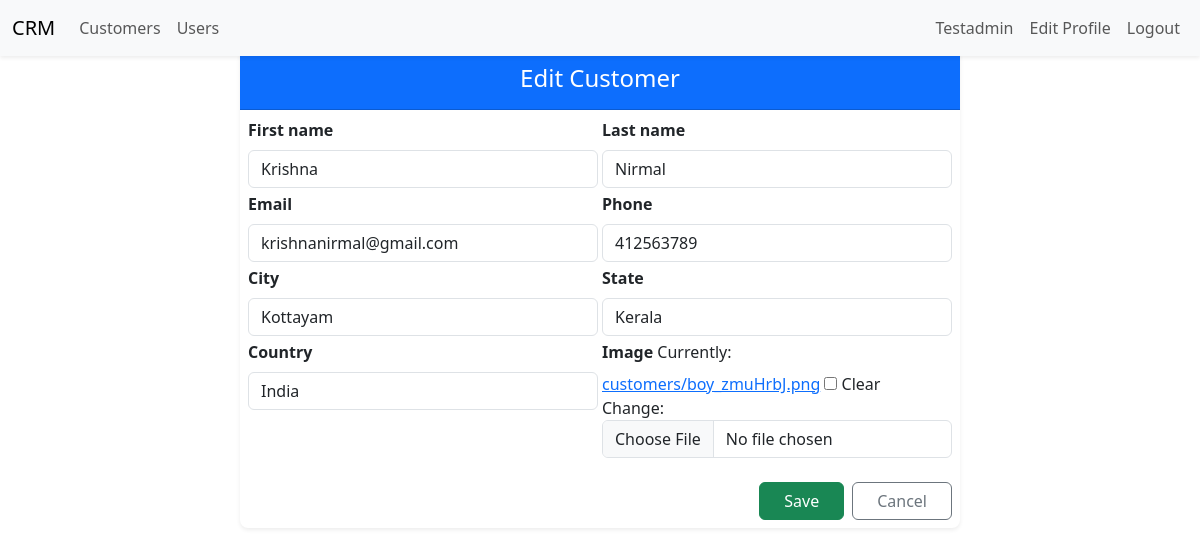
The app's page /customers/7/edit/ (signed in) with its own data.
### customer_app/models.py (models this page shows, shortened)
class Customer(models.Model):
    first_name = models.CharField(max_length=100)
    last_name = models.CharField(max_length=100, blank=True)
    email = models.EmailField(blank=True)
    phone = models.CharField(max_length=30, blank=True)
    city = models.CharField(max_length=100, blank=True)
    state = models.CharField(max_length=100, blank=True)
    country = models.CharField(max_length=100, blank=True)
    image = models.ImageField(upload_to='customers/', blank=True, null=True)
    created_at = models.DateTimeField(auto_now_add=True)
    updated_at = models.DateTimeField(auto_now=True)

### customer_app/views.py (the view)
# urls.py: path('customers/<int:pk>/edit/', views.customer_edit, name='customer_edit'),
@login_required
def customer_edit(request, pk):
    try:
        customer = get_object_or_404(Customer, pk=pk)
        if request.method == 'POST':
            form = CustomerForm(request.POST, request.FILES, instance=customer)
            if form.is_valid():
                form.save()
                return redirect('customer_list')
        else:
            form = CustomerForm(instance=customer)
        return render(request, 'customer_form.html', {'form': form, 'action': 'Edit'})
    except Exception as e:
        return HttpResponse(f"Error editing customer: {e}", status=500)

### customer_app/forms.py
class CustomerForm(forms.ModelForm):
    class Meta:
        model = Customer
        fields = ['first_name', 'last_name', 'email', 'phone', 'city', 'state', 'country', 'image']

### templates/customer_form.html (shortened to what this page needs)
{% extends 'base.html' %}
{% load widget_tweaks %}
{% block content %}
<div class="container mt-5">
    <div class="row justify-content-center">
        <div class="col-lg-8 col-md-10">
            <div class="card shadow-sm border-0 rounded-3">
                <div class="card-header bg-primary text-white py-3">
                    <h4 class="mb-0 text-center">{{ action }} Customer</h4>
                </div>
                <div class="card-body p-2">
                    <form method="post" enctype="multipart/form-data" class="needs-validation" novalidate>
                        <div class="row g-1">
                            {% for field in form %}
                                <div class="col-md-6">
                                    <label for="{{ field.id_for_label }}" class="form-label fw-semibold">
                                        {{ field.label }}
                                    </label>
                                    {{ field|add_class:"form-control" }}
                                </div>
                            {% endfor %}
                        </div>
                        <div class="d-flex justify-content-end mt-4">
                            <button type="submit" class="btn btn-success px-4 me-2">
                                 Save
                            </button>
                            <a href="{% url 'customer_list' %}" class="btn btn-outline-secondary px-4">
                                 Cancel
                            </a>
                        </div>
                    </form>
                </div>
            </div>
        </div>
    </div>
</div>
{% endblock %}

### templates/base.html (shortened to what this page needs)
<!doctype html>
<html>
<head>
  <link href="https://cdn.jsdelivr.net/npm/bootstrap@5.3.0/dist/css/bootstrap.min.css" rel="stylesheet">
</head>
<body>
<nav class="navbar navbar-expand-lg navbar-light bg-light fixed-top shadow-sm">
  <div class="container-fluid">
    <a class="navbar-brand" href="{% url 'customer_list' %}">CRM</a>
    <div class="collapse navbar-collapse" id="navbarNav">
      <ul class="navbar-nav me-auto mb-2 mb-lg-0">
        <li class="nav-item"><a class="nav-link" href="{% url 'customer_list' %}">Customers</a></li>
         <li class="nav-item"><a class="nav-link" href="{% url 'user_list' %}">Users</a></li>
      </ul>
      <ul class="navbar-nav">
        {% if user.is_authenticated %}
          <li class="nav-item"><a class="nav-link" href="#">{{ user.get_full_name|default:user.username }}</a></li>
          <li class="nav-item"><a class="nav-link" href="{% url 'edit_profile' %}">Edit Profile</a></li>
          <li class="nav-item"><a class="nav-link" href="{% url 'logout' %}">Logout</a></li>
        {% else %}
          <li class="nav-item"><a class="nav-link" href="{% url 'login' %}">Login</a></li>
        {% endif %}
      </ul>
    </div>
  </div>
</nav>
<div class="container mt-4">
  {% block content %}{% endblock %}
</div>
</body>
</html>

### records on screen
Customer: form "Krishna" "Nirmal" "krishnanirmal@gmail.com" "412563789" "Kottayam" "Kerala" "India"

### other values on screen
{{ user.get_full_name|default:user.username }} "Testadmin"
{{ action }} "Edit"
{{ field.label }} "First name" "Last name" "Email" "Phone" "City" "State" "Country" "Image"
